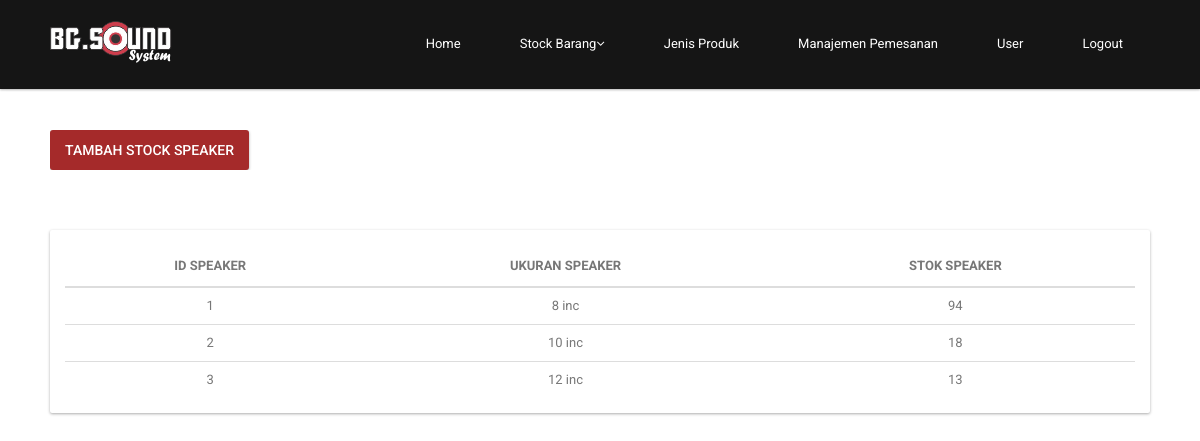
Screenshot of /stokSpeaker (signed in) with the database file from the repository.
### tables this page shows
CREATE TABLE `tb_speaker` (
  `id_speaker` int(11) NOT NULL,
  `ukuran_speaker` varchar(20) NOT NULL,
  `stok_speaker` int(5) UNSIGNED NOT NULL
);

### app/controller/stokSpeaker.php (called while the page is built, shortened)
<?php
class stokSpeaker extends controller
{
    function __construct()
    {
        $this->model = $this->model->load('stock');
    }
    function index()
    {
        $this->view->data = $this->model->showUkuranSpeaker();
        $this->view->display('stokSpeaker', 'admin');
    }
}

### index.php (called while the page is built, shortened)
<?php
require 'config/database.php';
require 'libs/controller.php';
require 'libs/model.php';
require 'libs/database.php';
$app = new routing();

### libs/database.php (called while the page is built, shortened)
<?php
class database extends PDO {
    public function selectAll($query, $fetchMode = PDO::FETCH_ASSOC) {
        try {
            $stmt = $this->prepare($query);
            $stmt->execute();
            return $stmt->fetchAll($fetchMode);
        } catch (PDOException $e) {
            echo $e->getMessage();
        }
    }
}

### app/model/m_stock.php (called while the page is built, shortened)
<?php
class m_stock extends model
{
    function showukuranSpeaker()
    {
        return $this->db->selectAll("SELECT * FROM tb_speaker");
    }
}

### libs/controller.php (called while the page is built, shortened)
<?php
class controller {
    function __construct() {
        $this->model = new model();
    }
}

### libs/model.php (called while the page is built, shortened)
<?php
class model {
    function __construct() {
        $this->db = new database();
    }
    function load($model) {
        $path = 'app/model/m_' . $model . '.php';
        if (file_exists($path)) {
            return new $modelName();
        } else {
            echo 'Kesalahan: m_' . $model . '.php tidak ditemukan';
        }
    }
}

### app/view/admin/v_stokSpeaker.php (the view, shortened to what this page needs)
<?php require_once(__DIR__ . '/../part/header.php'); ?>
<div id="page-login" class="page-logreg">
    <div id="main">
        <div class="container clearfix">
            <div class="skill-wrap clearfix">
                <div class="toolbar clearfix section">
                    <a class="btn btn-raised left" href="<?php echo URL; ?>/stock/speaker">Tambah Stock Speaker</a>
                </div>
            </div>
            <div class="card clearfix section">
                <div class="card-body">
                    <div class="desktop">
                        <table>
                            <thead>
                            <tr>
                                <th>ID Speaker</th>
                                <th>Ukuran Speaker</th>
                                <th>Stok Speaker</th>
                            </tr>
                            </thead>
                            <tbody>
                            <?php foreach ($this->data as $value) { ?>
                                <tr>
                                    <td><?php echo $value['id_speaker'] ?></td>
                                    <td><?php echo $value['ukuran_speaker'] ?></td>
                                    <td><?php echo $value['stok_speaker'] ?></td>
                                </tr>
                            <?php } ?>
                            </tbody>
                        </table>
                    </div>
                </div>
            </div>
        </div>
    </div>

### public/css/main.css (style rules this page uses)
a { color: #c52d2f; -webkit-transition: color 300ms, background-color 300ms; -moz-transition: color 300ms, background-color 300ms; -o-transition: color 300ms, background-color 300ms; transition: color 300ms, background-color 300ms; }
.skill-wrap { display: block; overflow: hidden; margin: 60px 0; }

### public/css/style.css (style rules this page uses)
a, a:hover { color: #36BEEA }
.container { width: 1100px; padding: 0px }
.btn { background: brown; min-width: 100px; max-height: 40px; font-weight: 500; display: inline-block; padding: 0px 15px; border: none; border-radius: 3px; text-transform: uppercase; cursor: pointer; color: #fff; font-family: 'Roboto', sans-serif; line-height: 40px; -webkit-box-sizing: border-box; -moz-box-sizing: border-box; box-sizing: border-box }
.btn-raised { -webkit-box-shadow: 0 1px 3px 0 rgba(0, 0, 0, 0.33); box-shadow: 0 1px 3px 0 rgba(0, 0, 0, 0.33); -webkit-transition: -webkit-box-shadow 0.15s ease-out; -moz-transition: -moz-box-shadow 0.15s ease-out; -o-transition: -o-box-shadow 0.15s ease-out; transition: box-shadow 0.15s ease-out }
.card { position: relative; background-color: #fff; color: #313534; border-radius: 2px; -webkit-box-shadow: 0 1px 3px 0 rgba(0, 0, 0, 0.33); box-shadow: 0 1px 3px 0 rgba(0, 0, 0, 0.33) }
.card-body { padding: 15px; position: relative }
table { width: 100%; color: #777 }
table th { vertical-align: middle; text-transform: uppercase; padding: 8px; text-align: center; line-height: 25px; border-bottom: 2px solid #ddd }
table tbody td { padding: 8px; border-top: 1px solid #ddd; vertical-align: top; line-height: 20px; text-align: center; vertical-align: middle; }
#main { margin: 70px 0px 0px }

### rows the page displays
tb_speaker: id_speaker "1", ukuran_speaker "8 inc", stok_speaker "94"
tb_speaker: id_speaker "2", ukuran_speaker "10 inc", stok_speaker "18"
tb_speaker: id_speaker "3", ukuran_speaker "12 inc", stok_speaker "13"
